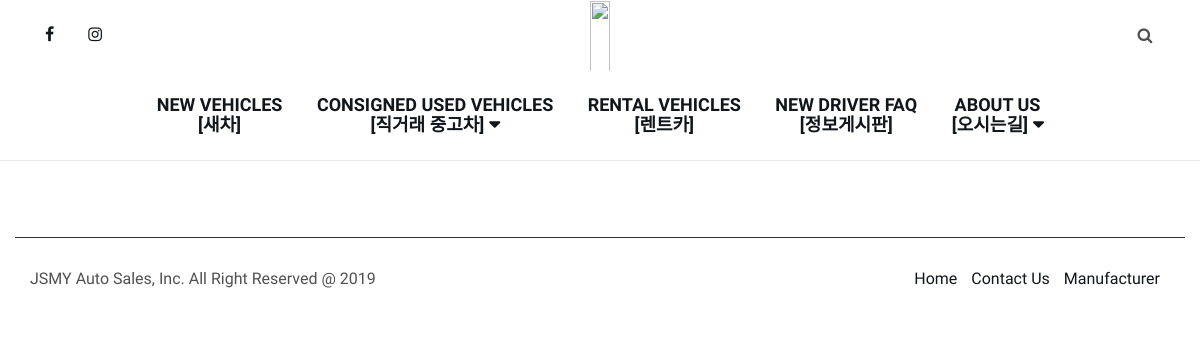
Page /faq/ on the earlier database version.
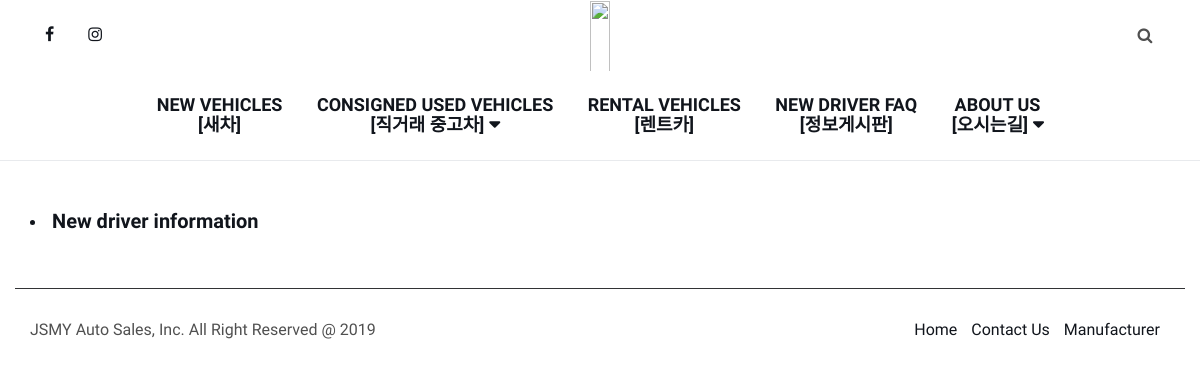
Same page on the later database version.
### listing/models.py (models this page shows, shortened)
class Car(models.Model):
    type = models.CharField(max_length=25, choices=[('New', 'New Vehicle'), ('Used', 'Used Vehicle'), ('Lease', 'Rental Vehicle'),('faq', 'FAQ')], default='New', verbose_name='Listing Type')
    title = models.CharField(max_length=500, verbose_name='Title of Vehicle Listing')
    price = models.DecimalField(max_digits=8, decimal_places=2, verbose_name='Price of Vehicle in Dollar Amount')
    body = RichTextField(verbose_name='Description of Vehicle')
    slug = models.SlugField(max_length=200, unique=True, verbose_name='SLUG: Your URL will have this in the address')
    publish = models.BooleanField(default=True)
    sold = models.CharField(max_length=10,verbose_name='Sold Y/N',choices=[('Sale', 'For Sale'), ('Solded', 'Sold')], default='Sale')
    created = models.DateField(auto_now_add=True)
    modified = models.DateField(auto_now=True)
    object = EntryQuerySet.as_manager()
    class Meta:
        verbose_name = "Car Listing Entry"
        verbose_name_plural = "Car Listing Entries"
        ordering = ["-created"]

### listing/views.py (the view)
# urls.py: path('faq/', views.faq, name='faq'),
def faq(request):
    posts = Car.object.filter(type="faq", sold="Sale", publish=True, created__lte=timezone.now()).order_by('-pk')
    page = request.GET.get('page', 1)
    paginator = Paginator(posts, 20)
    try:
        pag = paginator.page(page)
    except PageNotAnInteger:
        pag = paginator.page(1)
    except EmptyPage:
        pag = paginator.page(paginator.num_pages)
    return render(request, 'listing/faq.html', {'posts':posts, 'pag': pag})

### listing/templates/listing/faq.html (shortened to what this page needs)
<!DOCTYPE html>
<html lang="en">
<head>
</head>
{% extends 'index.html' %}
{% load static %}
{% load humanize %}
{% block summary %}
<body>
    <br>
    <br>
    {% for Car in pag %}
        <div class="container">
            <a href="{% url 'listing:faqdetail' Car.slug%}">
                <li>
                    <span class="a">{{ Car.title }}</span>
                </li>
            </a>
            <br>
        </div>
    {% endfor %}
</body>
{% endblock %}

Differences in the rows shown:
added Car: title "New driver information"
